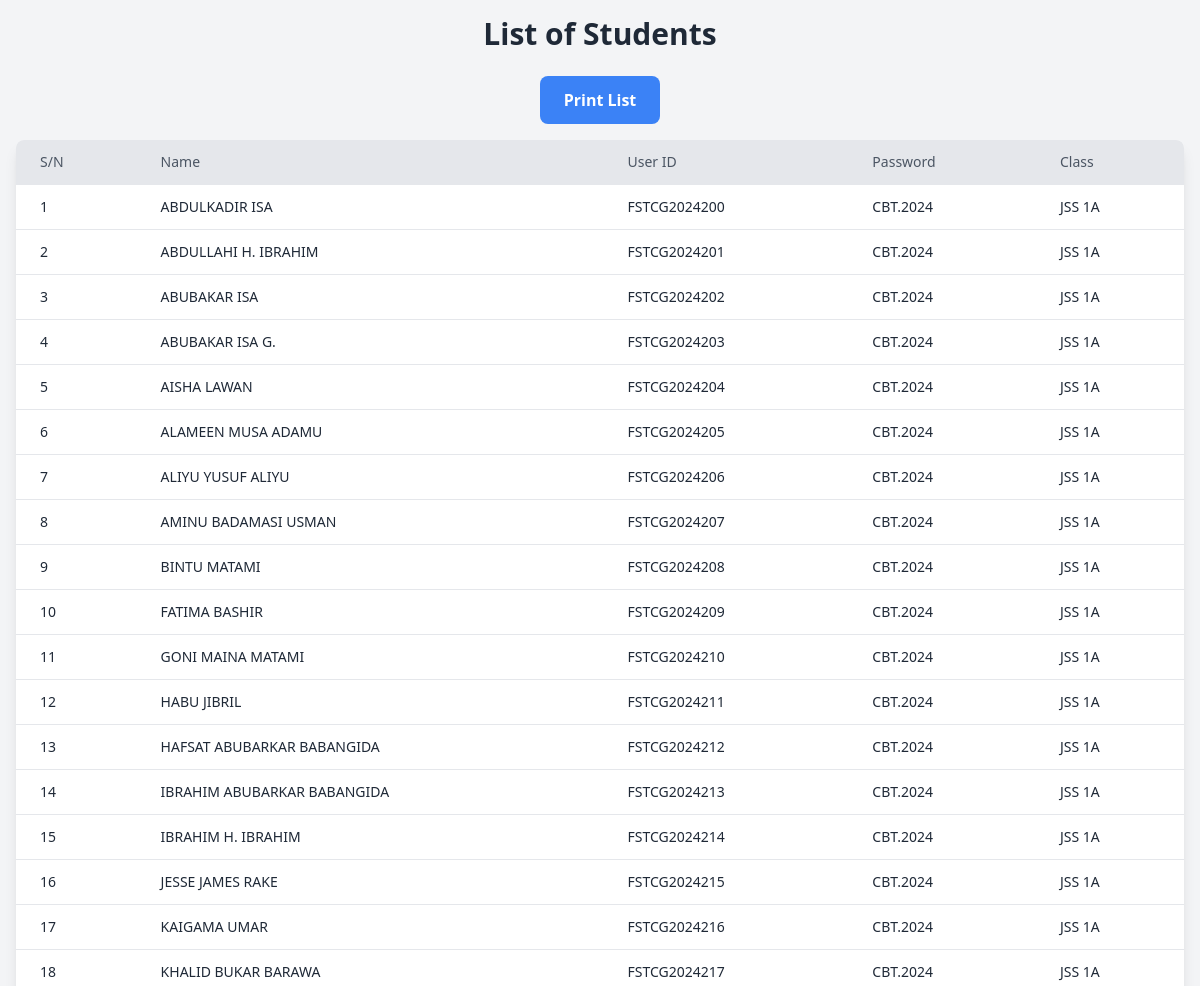
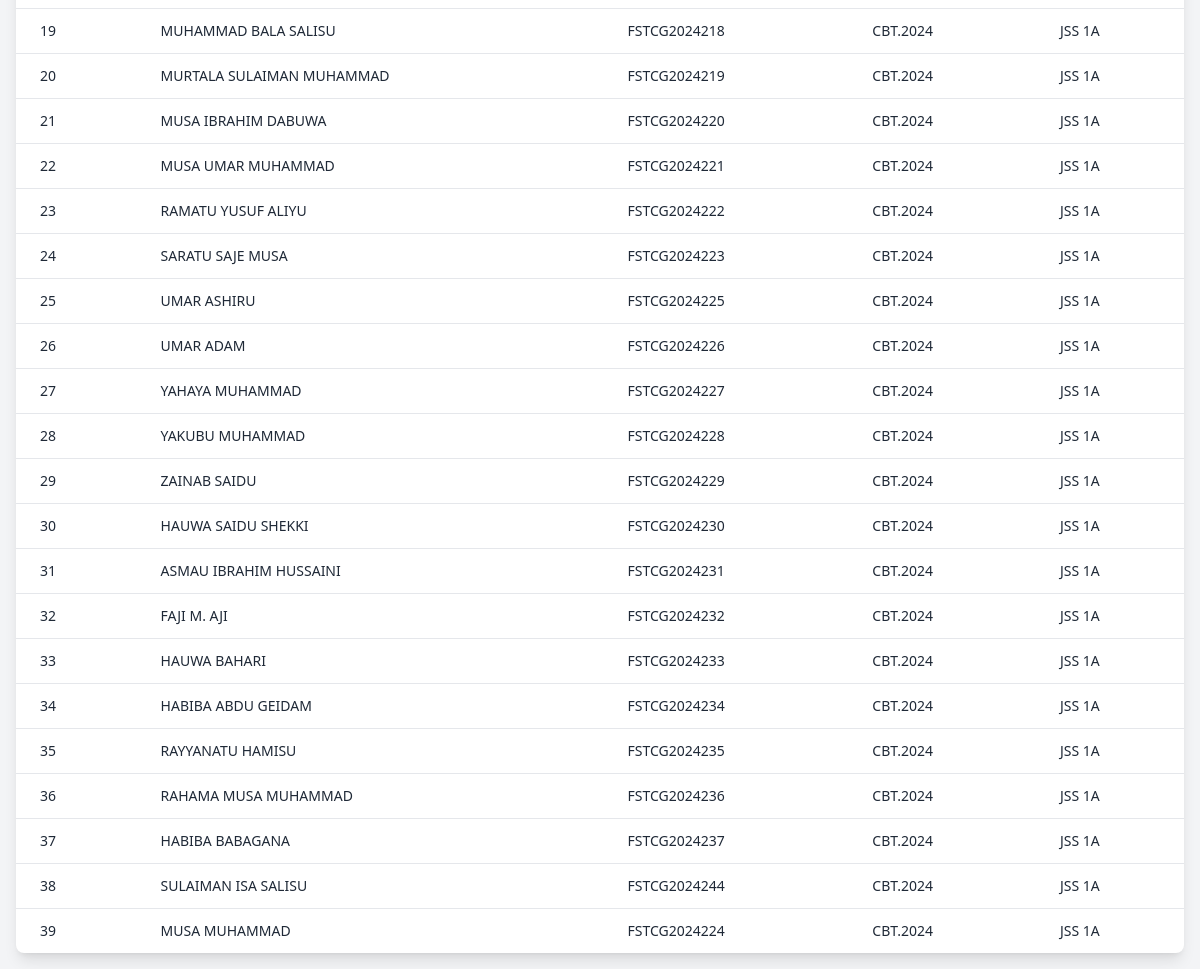
/profiles/, run on the app's committed database (2 pictures, top to bottom).
### profiles/models.py (models this page shows, shortened)
class StudentProfile(models.Model):
    years=(('2023','2023'),('2024','2024'),('2025','2025'),('2026','2026'))
    genders=(('MALE','MALE'),('FEMALE','FEMALE'))
    houses =(('ABIOLA','ABIOLA'),('AHMAD LAWAN','AHMAD LAWAN'),('JUSTICE ALOOMA','JUSTICE ALOOMA'),('NGOZI OKONJU NWELA','NGOZI OKONJU NWELA'),('GOODLUCK EBELE JONATHAN','GOODLUCK EBELE JONATHAN'))
    user = models.OneToOneField(User, on_delete=models.CASCADE, related_name='profile')
    admission_number = models.CharField(max_length=255, null=True, blank=True, unique=True)
    full_name = models.CharField(max_length=255, null=True, blank=True)
    year_of_admission = models.CharField(max_length=255, choices = years)
    address = models.TextField(max_length=1000, null=True, blank=True)
    level = models.ForeignKey(Level, on_delete=models.CASCADE, null=True, blank=True)
    gender = models.CharField(max_length=255, choices = genders, null=True, blank=True)
    house = models.CharField(max_length=255, choices = houses, null=True, blank=True)

class User(AbstractUser):
    is_teacher = models.BooleanField(default= False, null=True,blank=True)
    is_form_master = models.BooleanField(default= False, null=True,blank=True)
    is_student = models.BooleanField(default= False, null=True,blank=True)
    is_support = models.BooleanField(default= False, null=True,blank=True)

class Level(models.Model):
    name = models.CharField(max_length = 255)
    def __str__(self):
        return self.name

### profiles/views.py (the view)
# urls.py: path('', include('profiles.urls')),
def profiles(request):
    level = Level.objects.get(id = 1)
    my_students = StudentProfile.objects.filter(level = level)
    context = {
        'my_students':my_students
    }
    return render(request, 'student_profiles.html', context)

### profiles/templates/student_profiles.html (shortened to what this page needs)
<!DOCTYPE html>
<html lang="en">
<head>
    <script src="https://cdn.tailwindcss.com"></script>
</head>
<body class="bg-gray-100">
    <div class="max-w-7xl mx-auto p-4">
        <h1 class="text-3xl font-bold text-center text-gray-800 mb-6">List of Students</h1>
        <div class="text-center mb-4">
            <button onclick="window.print()" class="px-6 py-3 bg-blue-500 text-white font-semibold rounded-lg hover:bg-blue-600">Print List</button>
        </div>
        <div class="overflow-x-auto bg-white shadow-lg rounded-lg">
            <table class="min-w-full table-auto">
                <thead>
                    <tr class="bg-gray-200">
                        <th class="px-6 py-3 text-left text-sm font-medium text-gray-600">S/N</th>
                        <th class="px-6 py-3 text-left text-sm font-medium text-gray-600">Name</th>
                        <th class="px-6 py-3 text-left text-sm font-medium text-gray-600">User ID</th>
                        <th class="px-6 py-3 text-left text-sm font-medium text-gray-600">Password</th>
                        <th class="px-6 py-3 text-left text-sm font-medium text-gray-600">Class</th>
                    </tr>
                </thead>
                <tbody>
                    {% for student in my_students %}
                    <tr class="border-t">
                        <td class="px-6 py-3 text-sm text-gray-800">{{ forloop.counter }}</td>
                        <td class="px-6 py-3 text-sm text-gray-800">{{student.full_name}}</td>
                        <td class="px-6 py-3 text-sm text-gray-800">{{ student.user.username }}</td>
                        <td class="px-6 py-3 text-sm text-gray-800">CBT.2024</td>
                        <td class="px-6 py-3 text-sm text-gray-800">{{ student.level }}</td>
                    </tr>
                    {% empty %}
                    <tr>
                        <td colspan="3" class="px-6 py-3 text-center text-sm text-gray-600">No students found.</td>
                    </tr>
                    {% endfor %}
                </tbody>
            </table>
        </div>
    </div>
</body>
</html>

### data on the page
StudentProfile: full_name "ABDULKADIR ISA", user.username "FSTCG2024200", level "JSS 1A"
StudentProfile: full_name "ABDULLAHI H. IBRAHIM", user.username "FSTCG2024201", level "JSS 1A"
StudentProfile: full_name "ABUBAKAR ISA", user.username "FSTCG2024202", level "JSS 1A"
StudentProfile: full_name "ABUBAKAR ISA G.", user.username "FSTCG2024203", level "JSS 1A"
StudentProfile: full_name "AISHA LAWAN", user.username "FSTCG2024204", level "JSS 1A"
StudentProfile: full_name "ALAMEEN MUSA ADAMU", user.username "FSTCG2024205", level "JSS 1A"
StudentProfile: full_name "ALIYU YUSUF ALIYU", user.username "FSTCG2024206", level "JSS 1A"
StudentProfile: full_name "AMINU BADAMASI USMAN", user.username "FSTCG2024207", level "JSS 1A"
StudentProfile: full_name "BINTU MATAMI", user.username "FSTCG2024208", level "JSS 1A"
StudentProfile: full_name "FATIMA BASHIR", user.username "FSTCG2024209", level "JSS 1A"
StudentProfile: full_name "GONI MAINA MATAMI", user.username "FSTCG2024210", level "JSS 1A"
StudentProfile: full_name "HABU JIBRIL", user.username "FSTCG2024211", level "JSS 1A"
StudentProfile: full_name "HAFSAT ABUBARKAR BABANGIDA", user.username "FSTCG2024212", level "JSS 1A"
StudentProfile: full_name "IBRAHIM ABUBARKAR BABANGIDA", user.username "FSTCG2024213", level "JSS 1A"
StudentProfile: full_name "IBRAHIM H. IBRAHIM", user.username "FSTCG2024214", level "JSS 1A"
StudentProfile: full_name "JESSE JAMES RAKE", user.username "FSTCG2024215", level "JSS 1A"
StudentProfile: full_name "KAIGAMA UMAR", user.username "FSTCG2024216", level "JSS 1A"
StudentProfile: full_name "KHALID BUKAR BARAWA", user.username "FSTCG2024217", level "JSS 1A"
StudentProfile: full_name "MUHAMMAD BALA SALISU", user.username "FSTCG2024218", level "JSS 1A"
StudentProfile: full_name "MURTALA SULAIMAN MUHAMMAD", user.username "FSTCG2024219", level "JSS 1A"
StudentProfile: full_name "MUSA IBRAHIM DABUWA", user.username "FSTCG2024220", level "JSS 1A"
StudentProfile: full_name "MUSA UMAR MUHAMMAD", user.username "FSTCG2024221", level "JSS 1A"
StudentProfile: full_name "RAMATU YUSUF ALIYU", user.username "FSTCG2024222", level "JSS 1A"
StudentProfile: full_name "SARATU SAJE MUSA", user.username "FSTCG2024223", level "JSS 1A"
StudentProfile: full_name "UMAR ASHIRU", user.username "FSTCG2024225", level "JSS 1A"
StudentProfile: full_name "UMAR ADAM", user.username "FSTCG2024226", level "JSS 1A"
StudentProfile: full_name "YAHAYA MUHAMMAD", user.username "FSTCG2024227", level "JSS 1A"
StudentProfile: full_name "YAKUBU MUHAMMAD", user.username "FSTCG2024228", level "JSS 1A"
StudentProfile: full_name "ZAINAB SAIDU", user.username "FSTCG2024229", level "JSS 1A"
StudentProfile: full_name "HAUWA SAIDU SHEKKI", user.username "FSTCG2024230", level "JSS 1A"
StudentProfile: full_name "ASMAU IBRAHIM HUSSAINI", user.username "FSTCG2024231", level "JSS 1A"
StudentProfile: full_name "FAJI M. AJI", user.username "FSTCG2024232", level "JSS 1A"
StudentProfile: full_name "HAUWA BAHARI", user.username "FSTCG2024233", level "JSS 1A"
StudentProfile: full_name "HABIBA ABDU GEIDAM", user.username "FSTCG2024234", level "JSS 1A"
StudentProfile: full_name "RAYYANATU HAMISU", user.username "FSTCG2024235", level "JSS 1A"
StudentProfile: full_name "RAHAMA MUSA MUHAMMAD", user.username "FSTCG2024236", level "JSS 1A"
StudentProfile: full_name "HABIBA BABAGANA", user.username "FSTCG2024237", level "JSS 1A"
StudentProfile: full_name "SULAIMAN ISA SALISU", user.username "FSTCG2024244", level "JSS 1A"
StudentProfile: full_name "MUSA MUHAMMAD", user.username "FSTCG2024224", level "JSS 1A"
